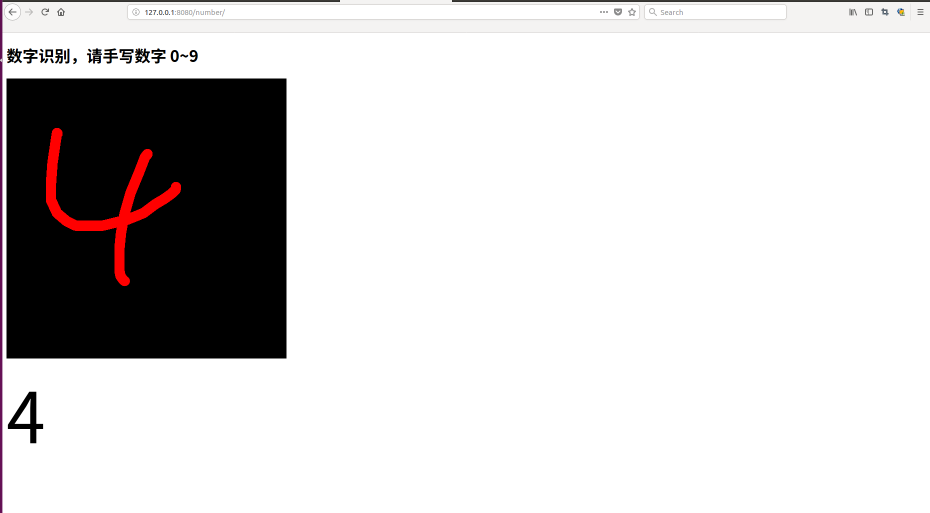
#> input picture work_cnn-master/运行效果截图/1.png, 1859 x 1026 px (shown at 1/2 size)
$ python -i client.py   (imports and definitions only)   (older library calls are emulated)
#> lines starting #> are read from the running program, lines starting #| are printed output that depends on the picture; after the words box and inside, x2 and y2 are one past the last pixel; in counts of white or black regions, pixels touching at a corner belong together
import json
from socket import *

import cv2 as cv
import numpy
import numpy as np
import tensorflow as tf
import time
from PIL import Image
from matplotlib import pyplot as plt, cm


class MyEncoder(json.JSONEncoder):
    # [9 lines left out: function default, not called in this run]


# def weight_variable(shape):
#     initial = tf.truncated_normal(shape, stddev=0.1)
#     return tf.Variable(initial)
#
#
# def bias_variable(shape):
#     initial = tf.constant(0.1, shape=shape)
#     return tf.Variable(initial)
#
#
# def conv2d(x, W):
#     return tf.nn.conv2d(x, W, strides=[1, 1, 1, 1], padding='SAME')
#
#
# def max_pool_2x2(x):
#     return tf.nn.max_pool(x, ksize=[1, 2, 2, 1], strides=[1, 2, 2, 1], padding='SAME')
#
#
def printtime(str):
    ISOTIMEFORMAT = '[%Y-%m-%d %X]'
    print(time.strftime(ISOTIMEFORMAT, time.localtime()), str)


batch_size = 100  # 一个批次的大小，可优化


# 权值初始化
def weight_variable(shape):
    return tf.Variable(tf.truncated_normal(shape, stddev=0.1))  # 截断的正态分布


# 偏置值初始化
def bias_variable(shape):
    return tf.Variable(tf.constant(0.1, shape=shape))


# 卷基层
def conv2d(x, W):
    # x表示输入,是一个张量，W表示过滤器，即卷积核，strides表示步长，padding表示是否补零
    return tf.nn.conv2d(x, W, strides=[1, 1, 1, 1], padding='SAME')


# 池化层
def max_pool_2x2(x):
    return tf.nn.max_pool(x, ksize=[1, 2, 2, 1], strides=[1, 2, 2, 1], padding='SAME')


# 获取图片像素矩阵
# [107 lines left out: functions getImageFromFile, pre_pic, predict_number, not called in this run]


#######################################################################################################


# 启动tcp监听，识别web应用发送过来的图片
# socket_server()

# predict()


###########################################################################
def show_img(img):
    plt.imshow(img)
    plt.show()


def show_gray_img(img):
    plt.imshow(img, cmap=cm.gray)
    plt.show()


def count_number(num_list, num):
    """
    统计一维数组中某个数字的个数
    :param num_list:
    :param num:
    :return: num的数量
    """
    t = 0
    for i in num_list:
        if i == num:
            t += 1
    return t


def cut_level(img, cvalue=255, threshold=7):
    """
    投影法水平切割一张图片 主要处理多行文本
    :param cvalue:  切割线的颜色
    :param img: 传入为一张图片
     threshold 越大，字符间距越大，越大概
    :return: 水平切割之后的图片数组
    """
    r_list = []
    end = 0
    for i in range(len(img)):
        if count_number(img[i], cvalue) >= img.shape[1]:
            star = end
            end = i
            if end - star > threshold:
                # 如果相差值大于一的时候就说明跨过待切割的区域，
                # 根据 star 和end 的值就可以获取区域
                r_list.append(img[star:end, :])
    return r_list


def cut_vertical(img_list, cvalue=255, threshold=5):
    """
    投影法竖直切割图片的数组
    :param img_list: 传入的数据为一个由（二维）图片构成的数组，不是单纯的图片
    :param cvalue: 切割的值 同cut_level中的cvalue
    threshold 越大，字符间距越大，越大概
    :return: 切割之后的图片的数组
    """
    # 如果传入的是一个普通的二值化的图片，则需要首先将这个二值化的图片升维为图片的数组
    if len(np.array(img_list).shape) == 2:
        img_list = img_list[None]
    r_list = []
    for img_i in img_list:
        end = 0
        for i in range(len(img_i.T)):
            if count_number(img_i.T[i], cvalue) >= img_i.shape[0]:
                star = end
                end = i
                if end - star > threshold:
                    r_list.append(img_i[:, star:end])
    return r_list


def cut_image_by_projection(img, cvalue=255, patern=2):
    """
    传入二值化处理之后的图片 通过投影切割获取每个单独的数字
    处理方法默认为先水平切割再竖直切割
    :param cvalue: 根据切个数值，默认为255（根据白色切割），可选择0（根据黑色切割）
    :param img:传入的二值化图片
    :param patern: 2 为水平竖直两次切割，0 为水平切割， 1 为竖直切割
    :return: 返回切割完成后的图片数组
    """
    if patern == 2:
        return cut_vertical(cut_level(img, cvalue=cvalue), cvalue=cvalue)
    elif patern == 1:
        return cut_vertical(img, cvalue=cvalue)
    else:
        return cut_level(img, cvalue=cvalue)


# [15 lines left out: function textureSquare, not called in this run]


def unevenLightCompensate(img, blockSize):
    """
    光照不均匀处理
    """
    gray = cv.cvtColor(img, cv.COLOR_BGR2GRAY)
    average = np.mean(gray)

    rows_new = int(np.ceil(gray.shape[0] / blockSize))
    cols_new = int(np.ceil(gray.shape[1] / blockSize))

    blockImage = np.zeros((rows_new, cols_new), dtype=np.float32)
    for r in range(rows_new):
        for c in range(cols_new):
            rowmin = r * blockSize
            rowmax = (r + 1) * blockSize
            if (rowmax > gray.shape[0]):
                rowmax = gray.shape[0]
            colmin = c * blockSize
            colmax = (c + 1) * blockSize
            if (colmax > gray.shape[1]):
                colmax = gray.shape[1]

            imageROI = gray[rowmin:rowmax, colmin:colmax]
            temaver = np.mean(imageROI)
            blockImage[r, c] = temaver

    blockImage = blockImage - average
    blockImage2 = cv.resize(blockImage, (gray.shape[1], gray.shape[0]), interpolation=cv.INTER_CUBIC)
    gray2 = gray.astype(np.float32)
    dst = gray2 - blockImage2
    dst = dst.astype(np.uint8)
    dst = cv.GaussianBlur(dst, (3, 3), 0)
    dst = cv.cvtColor(dst, cv.COLOR_GRAY2BGR)

    return dst


def denoise(img):
    """
    去噪
    """
    kernel = np.ones((5, 5), np.uint8)
    img = cv.morphologyEx(img, cv.MORPH_OPEN, kernel)
    img = cv.blur(img, (10, 10))
    return img


# [7 lines left out: function erode, not called in this run]


def graying(img):
    """
    灰度化
    二值化
    :param img:
    :return:
    """
    img = cv.cvtColor(img, cv.COLOR_BGR2GRAY)
    # ret, thresh = cv.threshold(img, 180, 255, cv.THRESH_BINARY)
    thresh = cv.adaptiveThreshold(img, 255, cv.ADAPTIVE_THRESH_GAUSSIAN_C, cv.THRESH_BINARY, 21, 1)
    img = thresh
    return thresh


# [11 lines left out: function boost, not called in this run]


def liner(img):
    """
   增强对比度 线性变换 y = ax + b
   :param img:
   :return:
   """
    dst = cv.convertScaleAbs(img, alpha=1.75, beta=0)

    return dst


def interference_point(img):
    """
    领域降噪
    :param img:
    :return:
    """
    # todo 判断图片的长宽度下限
    x = 0
    y = 0
    cur_pixel = img[x, y]  # 当前像素点的值
    height, width = img.shape[:2]
    for y in range(0, width - 1):
        for x in range(0, height - 1):
            if y == 0:  # 第一行
                if x == 0:  # 左上顶点,4邻域
                    # 中心点旁边3个点
                    sum = int(cur_pixel) \
                          + int(img[x, y + 1]) \
                          + int(img[x + 1, y]) \
                          + int(img[x + 1, y + 1])
                    if sum <= 2 * 245:
                        img[x, y] = 0
                elif x == height - 1:  # 右上顶点
                    sum = int(cur_pixel) \
                          + int(img[x, y + 1]) \
                          + int(img[x - 1, y]) \
                          + int(img[x - 1, y + 1])
                    if sum <= 2 * 245:
                        img[x, y] = 0
                else:  # 最上非顶点,6邻域
                    sum = int(img[x - 1, y]) \
                          + int(img[x - 1, y + 1]) \
                          + int(cur_pixel) \
                          + int(img[x, y + 1]) \
                          + int(img[x + 1, y]) \
                          + int(img[x + 1, y + 1])
                    if sum <= 3 * 245:
                        img[x, y] = 0
            elif y == width - 1:  # 最下面一行
                if x == 0:  # 左下顶点
                    # 中心点旁边3个点
                    sum = int(cur_pixel) \
                          + int(img[x + 1, y]) \
                          + int(img[x + 1, y - 1]) \
                          + int(img[x, y - 1])
                    if sum <= 2 * 245:
                        img[x, y] = 0
                elif x == height - 1:  # 右下顶点
                    sum = int(cur_pixel) \
                          + int(img[x, y - 1]) \
                          + int(img[x - 1, y]) \
                          + int(img[x - 1, y - 1])

                    if sum <= 2 * 245:
                        img[x, y] = 0
                else:  # 最下非顶点,6邻域
                    sum = int(cur_pixel) \
                          + int(img[x - 1, y]) \
                          + int(img[x + 1, y]) \
                          + int(img[x, y - 1]) \
                          + int(img[x - 1, y - 1]) \
                          + int(img[x + 1, y - 1])
                    if sum <= 3 * 245:
                        img[x, y] = 0
            else:  # y不在边界
                if x == 0:  # 左边非顶点
                    sum = int(img[x, y - 1]) \
                          + int(cur_pixel) \
                          + int(img[x, y + 1]) \
                          + int(img[x + 1, y - 1]) \
                          + int(img[x + 1, y]) \
                          + int(img[x + 1, y + 1])

                    if sum <= 3 * 245:
                        img[x, y] = 0
                elif x == height - 1:  # 右边非顶点
                    sum = int(img[x, y - 1]) \
                          + int(cur_pixel) \
                          + int(img[x, y + 1]) \
                          + int(img[x - 1, y - 1]) \
                          + int(img[x - 1, y]) \
                          + int(img[x - 1, y + 1])

                    if sum <= 3 * 245:
                        img[x, y] = 0
                else:  # 具备9领域条件的
                    sum = int(img[x - 1, y - 1]) \
                          + int(img[x - 1, y]) \
                          + int(img[x - 1, y + 1]) \
                          + int(img[x, y - 1]) \
                          + int(cur_pixel) \
                          + int(img[x, y + 1]) \
                          + int(img[x + 1, y - 1]) \
                          + int(img[x + 1, y]) \
                          + int(img[x + 1, y + 1])
                    if sum <= 4 * 245:
                        img[x, y] = 0
    return img


def cut(image_path):

    img = cv.imread(image_path)
#> img is the input picture: shape (1026, 1859, 3); mean B, G, R 210.2, 210.1, 212.3
    # 光照处理
    light = unevenLightCompensate(img, 5)
#> in unevenLightCompensate, `average = np.mean(gray)`: average = 210.8
#> after the loop in unevenLightCompensate, `for r in range(rows_new):`:
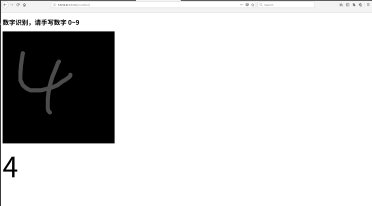
#> blockImage: shape (206, 372) float32; min 0, max 255, mean 211
    # cv.imwrite(
    #     'C:\\Users\\Administrator\\Desktop\\testimage\\light1.jpg', light)
    # light = unevenLightCompensate(img, 10)
    # cv.imwrite(
    #     'C:\\Users\\Administrator\\Desktop\\testimage\\light2.jpg', light)
    # light = unevenLightCompensate(img, 15)
    # cv.imwrite(
    #     'C:\\Users\\Administrator\\Desktop\\testimage\\light3.jpg', light)
    # light = unevenLightCompensate(img, 17)
    # cv.imwrite(
    #     'C:\\Users\\Administrator\\Desktop\\testimage\\light4.jpg', light)
    img = unevenLightCompensate(img, 22)
#> call 2 of unevenLightCompensate, with blockSize = 22
#> in unevenLightCompensate (call 2), `blockImage2 = cv.resize(blockImage, (gray.shape[1], gray.shape[0]), in..`:
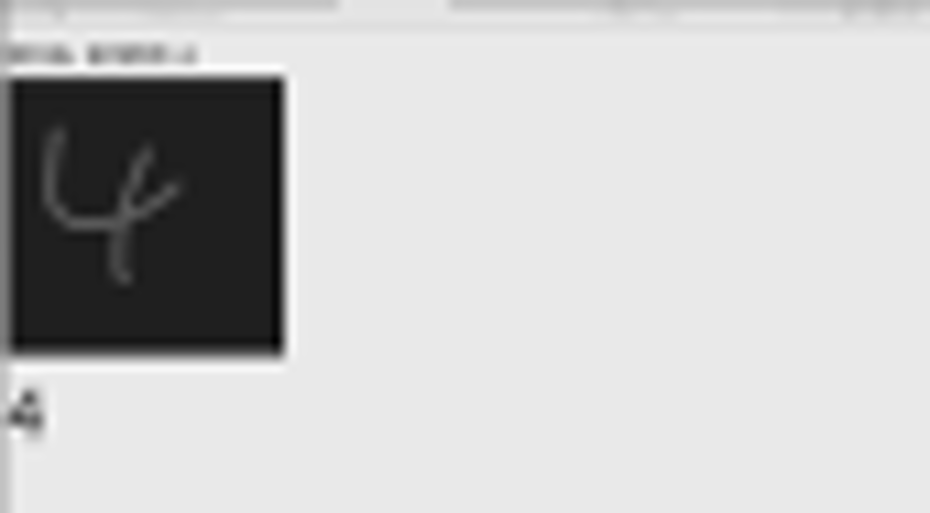
#> blockImage2: shape (1026, 1859) float32 (shown at 1/2 size); min -250.6, max 71.35, mean 0.6; drawn with min black and max white
#> in unevenLightCompensate (call 2), `dst = gray2 - blockImage2`:
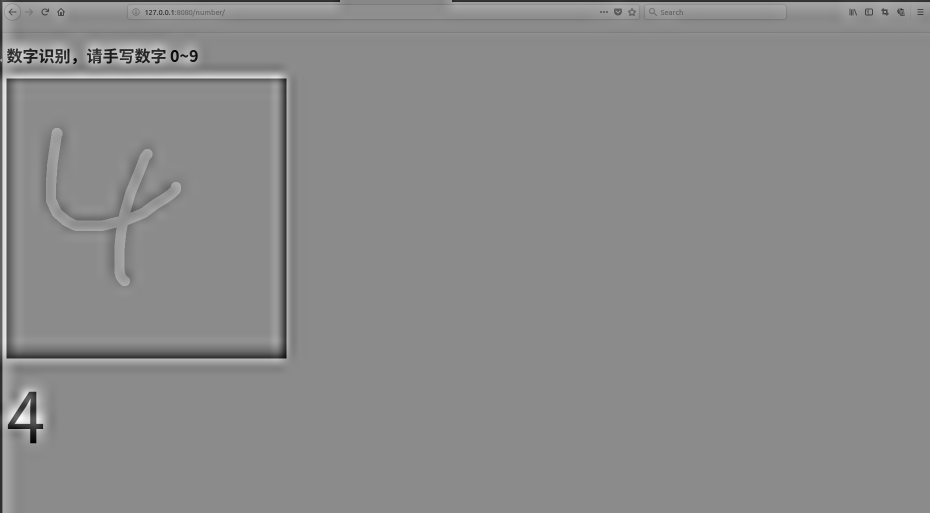
#> dst: shape (1026, 1859) float32 (shown at 1/2 size); min -25, max 406.7, mean 210.2; drawn with min black and max white
#> in unevenLightCompensate (call 2), `dst = dst.astype(np.uint8)`:
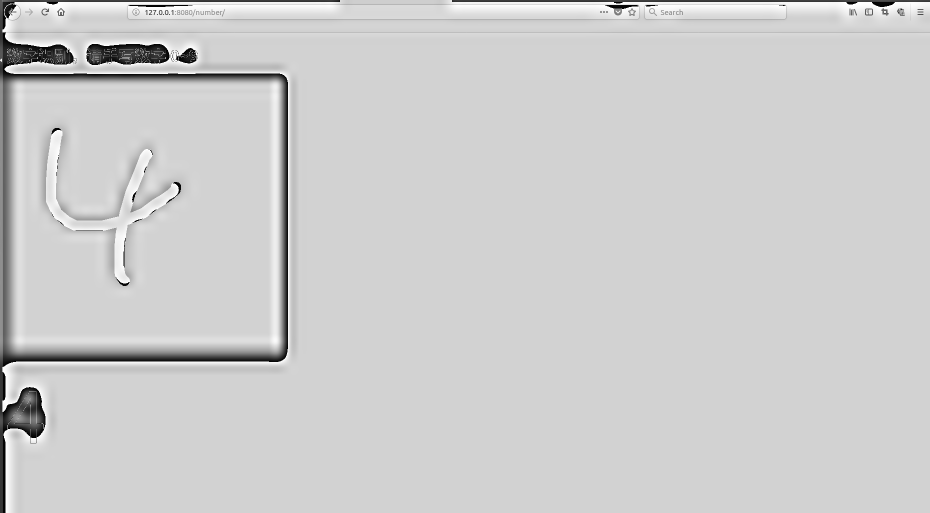
#> dst: shape (1026, 1859) (shown at 1/2 size); min 0, max 255, mean 205.5
    cv.imwrite(
        'C:\\Users\\Administrator\\Desktop\\testimage\\light5.jpg', img)
    # 增强对比度
    # img = boost(img)
    # 增强对比度
    img = liner(img)
    # 灰度化 二值化
    img = graying(img)
#> in graying, `thresh = cv.adaptiveThreshold(img, 255, cv.ADAPTIVE_THRESH_GAUSSIAN_C,..`:
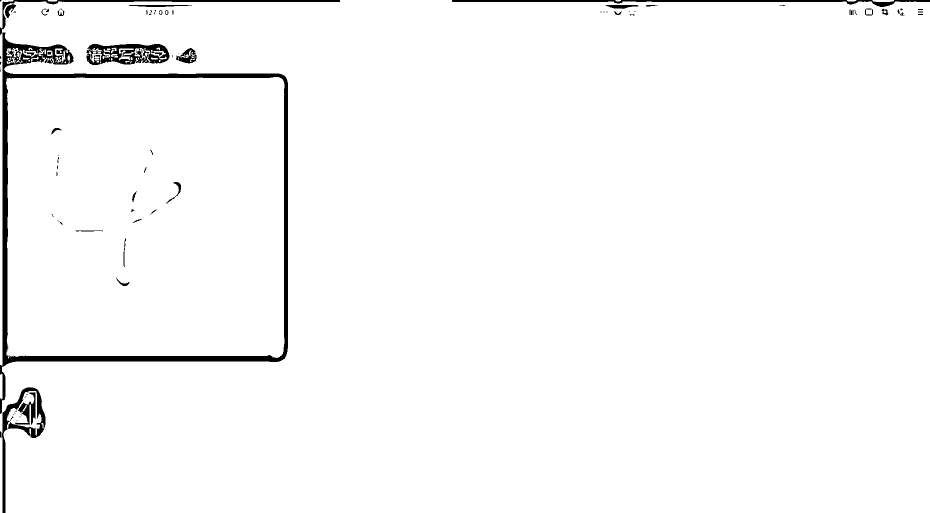
#> thresh: shape (1026, 1859) (shown at 1/2 size); 97.7% white; 86 black regions (49 under 20 px), largest, box (x1, y1, x2, y2) and area: (0, 0, 680, 828) 28346, (4, 774, 91, 1026) 4463, (173, 88, 339, 130) 4172
    # 均衡化
    img = cv.equalizeHist(img)
    # 平滑
    # img = cv.GaussianBlur(img,(3,3),1)
    # 去噪(模糊)
    # img = denoise(img)
    # 腐蚀
    # img = erode(img)
    # 锐化
    img = cv.adaptiveThreshold(img, 255, cv.ADAPTIVE_THRESH_GAUSSIAN_C, cv.THRESH_BINARY, 155, 1)

    # 八领域去噪点
    img = interference_point(img)
#> in interference_point, `cur_pixel = img[x, y]`: cur_pixel = 0
#> after the loop in interference_point, `for y in range(0, width - 1):`:
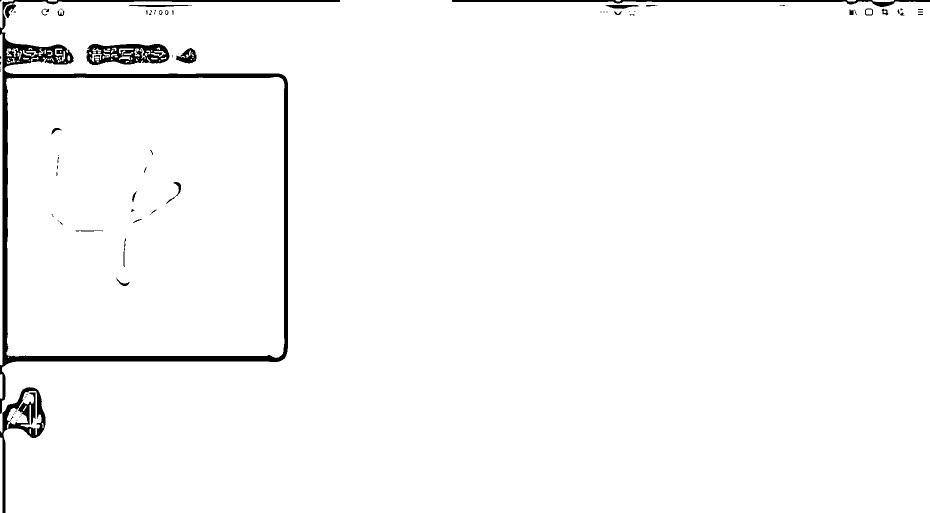
#> img: shape (1026, 1859) (shown at 1/2 size); 97.6% white; 81 black regions (47 under 20 px), largest, box (x1, y1, x2, y2) and area: (0, 0, 680, 828) 28686, (0, 774, 91, 1026) 4592, (173, 88, 339, 130) 4442

    img3 = denoise(img)
#> in denoise, `img = cv.morphologyEx(img, cv.MORPH_OPEN, kernel)`: img: shape (1026, 1859); 97.4% white; 48 black regions (18 under 20 px), largest, box (x1, y1, x2, y2) and area: (0, 0, 680, 1026) 35894, (173, 88, 339, 130) 5855, (904, 0, 1859, 31) 4467
#> in denoise, `img = cv.blur(img, (10, 10))`:
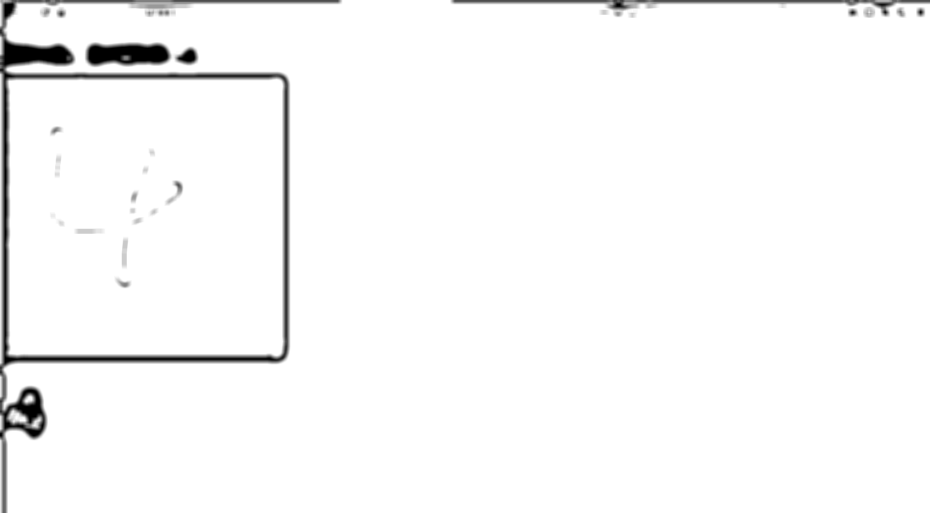
#> img: shape (1026, 1859) (shown at 1/2 size); min 0, max 255, mean 248.4
    # 1.均值滤波
    blur = cv.blur(img, (3, 3))
    # 2.高斯滤波
    gau_blur = cv.GaussianBlur(img, (3, 3), 0)

    # [8 lines of commented-out code are left out]

    cv.imwrite(
        'C:\\Users\\Administrator\\Desktop\\testimage\\prprprpr.jpg', img)
    img_list = cut_image_by_projection(img)
#> after the loop in cut_level, `for i in range(len(img)):`: r_list = []
#> img_list = []
    t = 1

    for i in img_list:
        # CV图片转PIL
        PIL_img = Image.fromarray(cv.cvtColor(i, cv.COLOR_BGR2RGB))
        # 正方化
        square_img = textureSquare(PIL_img)

        # pil转cv
        cv_img = cv.cvtColor(np.asarray(square_img), cv.COLOR_RGB2BGR)
        # 色反操作
        cv_img = cv.bitwise_not(cv_img)

        # 这里可以对切割到的图片进行操作，显示出来或者保存下来
        cv.imwrite(
            'C:\\Users\\Administrator\\Desktop\\testimage\\optimized\\' + str(t) + '.jpg', cv_img)
        print("successful cut " + str(t) )
        t += 1
#> this loop made 0 passes
#> after the loop, t = 1
    return "succeed cutting"


# [59 lines left out: functions socket_, main, not called in this run]
    # client.close()


# [103 lines not run here, left out]

>>> result = cut('../../../../../../../work_cnn-master/运行效果截图/1.png')
